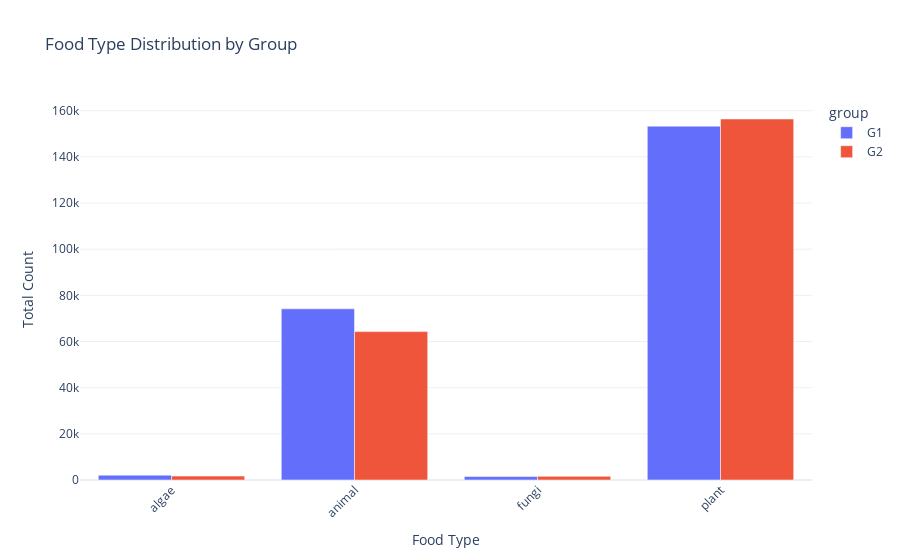

The notebook cell this image was saved under:
### Markdown cell above
8. Visualizing Food Type Distribution <a name="8"></a>

### Code cell
# Plot the distribution of food types at level 3
# Filter counts for level 3
fig = plot_food_type_distribution(
    food_counts_instance=food_counts, level=1, group_by=True, library="plotly"
)

# Display the plot
fig

### Figure 1 — Plotly figure (JSON) as saved in the notebook; plotly's stock layout.template omitted (floating-point values rounded to 4 significant figures)
{"data": [{"alignmentgroup": "True", "hovertemplate": "group=G1<br>food_type=%{x}<br>count=%{y}<extra></extra>", "legendgroup": "G1", "marker": {"color": "#636efa", "pattern": {"shape": ""}}, "name": "G1", "offsetgroup": "G1", "orientation": "v", "showlegend": true, "textposition": "auto", "type": "bar", "x": ["algae", "animal", "fungi", "plant"], "xaxis": "x", "y": [2094, 74165, 1494, 153289], "yaxis": "y"}, {"alignmentgroup": "True", "hovertemplate": "group=G2<br>food_type=%{x}<br>count=%{y}<extra></extra>", "legendgroup": "G2", "marker": {"color": "#EF553B", "pattern": {"shape": ""}}, "name": "G2", "offsetgroup": "G2", "orientation": "v", "showlegend": true, "textposition": "auto", "type": "bar", "x": ["algae", "animal", "fungi", "plant"], "xaxis": "x", "y": [1690, 64288, 1583, 156397], "yaxis": "y"}], "layout": {"barmode": "group", "legend": {"title": {"text": "group"}, "tracegroupgap": 0}, "title": {"text": "Food Type Distribution by Group"}, "xaxis": {"anchor": "y", "domain": [0, 1], "tickangle": -45, "title": {"text": "Food Type"}}, "yaxis": {"anchor": "x", "domain": [0, 1], "title": {"text": "Total Count"}}}}
